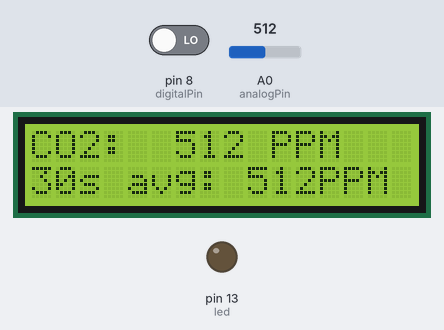
A sketch run on a simulated Arduino Uno, built with avr-gcc and run on an emulated ATmega328P. Parts: 16×2 character LCD, output pins drawn as LEDs (lit = HIGH). The inputs (shaded band) are chosen by the test bench; at power-on: A0 (analogPin) = 512, pin 8 (digitalPin) LOW.

Above: at 1.2 s.
1.3 s: A0 (analogPin) set to 109
At 2.8 s:
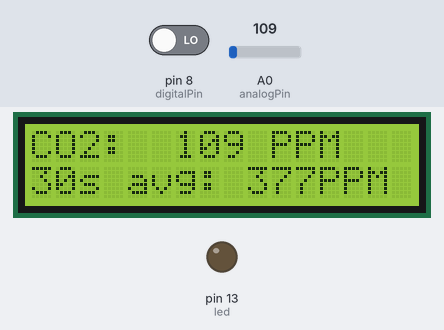
4.5 s: A0 (analogPin) set to 92
At 5.8 s:
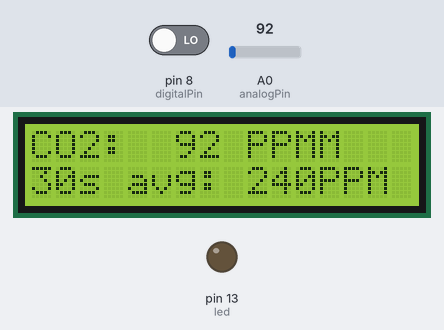
8.6 s: A0 (analogPin) set to 11
At 9.6 s:
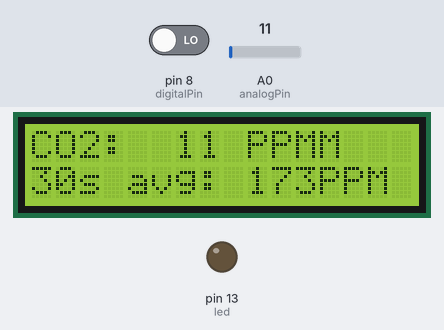
11.6 s: A0 (analogPin) set to 8
At 12.9 s:
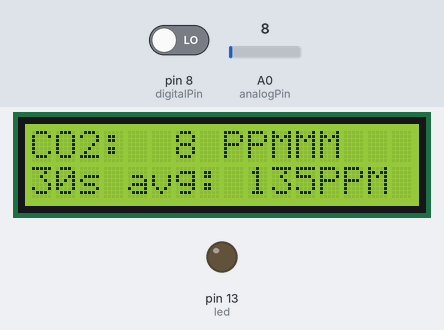
15.7 s: pin 8 (digitalPin) driven HIGH
At 18.7 s:
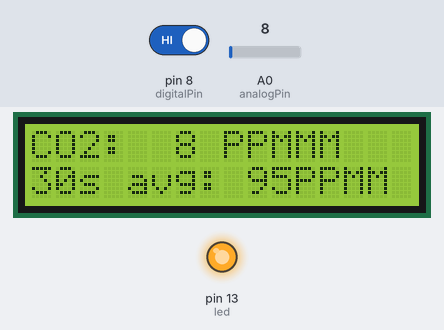
19.8 s: A0 (analogPin) set to 122
At 20.5 s:
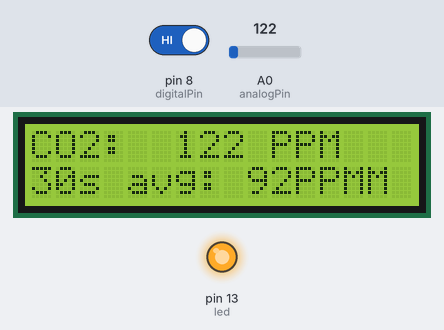
Timing chart, 0 to 22.8 s (numbered marks = the images above; inputs shaded):
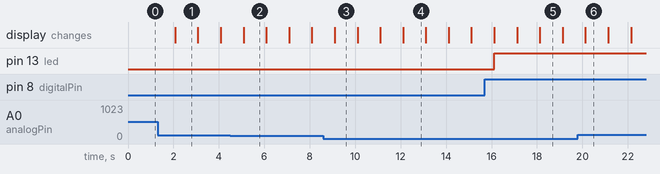

Measured:
- the behaviour switches between 100 and 99 on A0 (analogPin) (found by bisection; images 1 and 2)
- the behaviour switches between 10 and 9 on A0 (analogPin) (found by bisection; images 3 and 4)
- after the input at 1.3 s, the display: changes after 0.77 s (image 1)
- after the input at 4.5 s, the display: changes after 0.59 s (image 2)
- after the input at 11.6 s, the display: changes after 0.51 s (image 4)
- after the input at 15.7 s, pin 13 (led): LOW → HIGH after 0.42 s
- after the input at 19.8 s, the display: changes after 0.33 s (image 6)

The sketch:

Arduino.ino
```cpp
#include <LiquidCrystal.h>


// initialize the library by associating any needed LCD interface pin
// with the arduino pin number it is connected to
const int rs = 12, en = 11, d4 = 5, d5 = 4, d6 = 3, d7 = 2;


//temperature sensor setup/declaration:
int led = 13; // define the LED pin
int digitalPin = 8; // KY-028 digital interface
int analogPin = A0; // KY-028 analog interface
int digitalVal; // digital readings
long analogVal; //analog readings


//summation of ppm setup:
int arr[600];
int x = 0;
int count;
int i;
int sum;
int avg;


LiquidCrystal lcd(rs, en, d4, d5, d6, d7);


void setup() {
  //temperature sensor setup
  pinMode(led, OUTPUT);
  pinMode(digitalPin, INPUT);
  //pinMode(analogPin, OUTPUT);
  Serial.begin(9600);

  // set up the LCD's number of columns and rows:
  lcd.begin(16, 2);
  // Print a message to the LCD.
  lcd.print("CO2: ");
}


void loop() {
  // Read the digital interface
  digitalVal = digitalRead(digitalPin);
  if(digitalVal == HIGH) // if temperature threshold reached
  {
    digitalWrite(led, HIGH); // turn ON Arduino's LED
  }
  else
  {
    digitalWrite(led, LOW); // turn OFF Arduino's LED
  }
  // Read the analog interface
  analogVal = analogRead(analogPin);
  //Serial.println(analogVal); // print analog value to serial
  arr[x] = analogVal;


 //30 second average:
  sum = 0;
  count = 0;
  for (i = x; i >= 0 && i > x - 30; --i) {
    ++count;
    sum = sum + arr[i];
  }
  avg = sum / count;


 //output avg every 30 seconds, not including 0
  if (x % 30 == 0 && x > 0) {
    Serial.println(avg);
  }

  //lcd:
  lcd.setCursor(6,0);
  lcd.print(analogVal);
  lcd.print(" PPM");
  // set the cursor to column 0, line 1
  // (note: line 1 is the second row, since counting begins with 0):
  lcd.setCursor(0, 1);
  // print the number of seconds since reset:
  lcd.print("30s avg: ");
  lcd.print(avg);
  lcd.print("PPM");


 //delay, increase time variable (x)
  delay(1000);
  x = x + 1;


}
```
